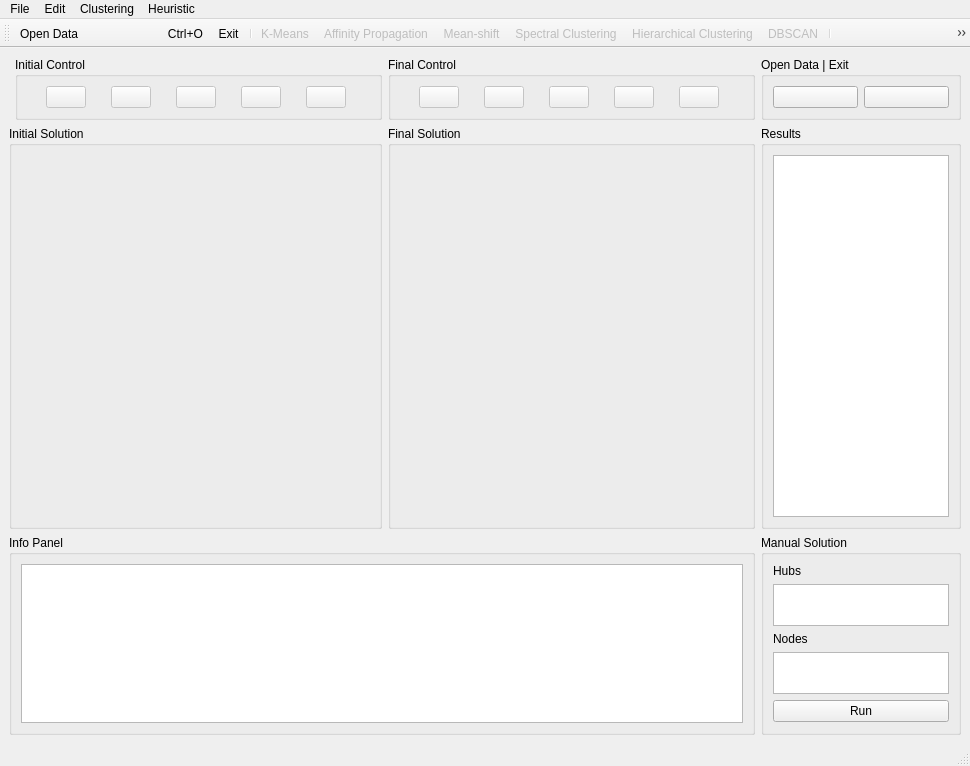
<?xml version="1.0" encoding="UTF-8"?>
<ui version="4.0">
 <class>MainWindow</class>
 <widget class="QMainWindow" name="MainWindow">
  <property name="geometry">
   <rect>
    <x>0</x>
    <y>0</y>
    <width>970</width>
    <height>766</height>
   </rect>
  </property>
  <property name="windowTitle">
   <string>MainWindow</string>
  </property>
  <property name="iconSize">
   <size>
    <width>40</width>
    <height>40</height>
   </size>
  </property>
  <widget class="QWidget" name="centralwidget">
   <layout class="QGridLayout" name="gridLayout_4">
    <item row="2" column="0" colspan="3">
     <widget class="QGroupBox" name="groupBoxInfoPanel">
      <property name="sizePolicy">
       <sizepolicy hsizetype="Expanding" vsizetype="Expanding">
        <horstretch>0</horstretch>
        <verstretch>0</verstretch>
       </sizepolicy>
      </property>
      <property name="maximumSize">
       <size>
        <width>16777215</width>
        <height>200</height>
       </size>
      </property>
      <property name="title">
       <string>Info Panel</string>
      </property>
      <layout class="QGridLayout" name="gridLayout_7">
       <item row="0" column="0">
        <widget class="QTextEdit" name="txtInfoPanel">
         <property name="sizePolicy">
          <sizepolicy hsizetype="Expanding" vsizetype="Expanding">
           <horstretch>0</horstretch>
           <verstretch>0</verstretch>
          </sizepolicy>
         </property>
        </widget>
       </item>
      </layout>
     </widget>
    </item>
    <item row="0" column="2">
     <widget class="QGroupBox" name="groupBoxFinalControl">
      <property name="sizePolicy">
       <sizepolicy hsizetype="Expanding" vsizetype="Fixed">
        <horstretch>0</horstretch>
        <verstretch>0</verstretch>
       </sizepolicy>
      </property>
      <property name="maximumSize">
       <size>
        <width>16777215</width>
        <height>16777215</height>
       </size>
      </property>
      <property name="title">
       <string>Final Control</string>
      </property>
      <layout class="QGridLayout" name="gridLayout">
       <item row="0" column="0">
        <widget class="QPushButton" name="btnSaveFinal">
         <property name="enabled">
          <bool>false</bool>
         </property>
         <property name="sizePolicy">
          <sizepolicy hsizetype="Fixed" vsizetype="Fixed">
           <horstretch>0</horstretch>
           <verstretch>0</verstretch>
          </sizepolicy>
         </property>
         <property name="toolTip">
          <string>Save final solution</string>
         </property>
         <property name="statusTip">
          <string>Save current final solution to .txt</string>
         </property>
         <property name="text">
          <string/>
         </property>
         <property name="icon">
          <iconset>
           <normaloff>assets/SaveFinalSolution.png</normaloff>assets/SaveFinalSolution.png</iconset>
         </property>
         <property name="iconSize">
          <size>
           <width>40</width>
           <height>40</height>
          </size>
         </property>
        </widget>
       </item>
       <item row="0" column="1">
        <widget class="QPushButton" name="btnExportFinal">
         <property name="enabled">
          <bool>false</bool>
         </property>
         <property name="sizePolicy">
          <sizepolicy hsizetype="Fixed" vsizetype="Fixed">
           <horstretch>0</horstretch>
           <verstretch>0</verstretch>
          </sizepolicy>
         </property>
         <property name="toolTip">
          <string>Export final solution as JPG</string>
         </property>
         <property name="statusTip">
          <string>Save current final solution as image</string>
         </property>
         <property name="text">
          <string/>
         </property>
         <property name="icon">
          <iconset>
           <normaloff>assets/ExportFinalSolution.png</normaloff>assets/ExportFinalSolution.png</iconset>
         </property>
         <property name="iconSize">
          <size>
           <width>35</width>
           <height>40</height>
          </size>
         </property>
        </widget>
       </item>
       <item row="0" column="2">
        <widget class="QPushButton" name="btnClearFinal">
         <property name="enabled">
          <bool>false</bool>
         </property>
         <property name="sizePolicy">
          <sizepolicy hsizetype="Fixed" vsizetype="Fixed">
           <horstretch>0</horstretch>
           <verstretch>0</verstretch>
          </sizepolicy>
         </property>
         <property name="toolTip">
          <string>Clear final solution</string>
         </property>
         <property name="statusTip">
          <string>Clear data from final solution panel</string>
         </property>
         <property name="text">
          <string/>
         </property>
         <property name="icon">
          <iconset>
           <normaloff>assets/ClearFinal.png</normaloff>assets/ClearFinal.png</iconset>
         </property>
         <property name="iconSize">
          <size>
           <width>40</width>
           <height>40</height>
          </size>
         </property>
        </widget>
       </item>
       <item row="0" column="3">
        <widget class="QPushButton" name="btnUndoFinal">
         <property name="enabled">
          <bool>false</bool>
         </property>
         <property name="sizePolicy">
          <sizepolicy hsizetype="Fixed" vsizetype="Fixed">
           <horstretch>0</horstretch>
           <verstretch>0</verstretch>
          </sizepolicy>
         </property>
         <property name="toolTip">
          <string>Undo last final operation</string>
         </property>
         <property name="statusTip">
          <string>Undo change on final solution</string>
         </property>
         <property name="text">
          <string/>
         </property>
         <property name="icon">
          <iconset>
           <normaloff>assets/UndoFinal.png</normaloff>assets/UndoFinal.png</iconset>
         </property>
         <property name="iconSize">
          <size>
           <width>40</width>
           <height>40</height>
          </size>
         </property>
        </widget>
       </item>
       <item row="0" column="4">
        <widget class="QPushButton" name="btnRedoFinal">
         <property name="enabled">
          <bool>false</bool>
         </property>
         <property name="sizePolicy">
          <sizepolicy hsizetype="Fixed" vsizetype="Fixed">
           <horstretch>0</horstretch>
           <verstretch>0</verstretch>
          </sizepolicy>
         </property>
         <property name="toolTip">
          <string>Redo last undone final operation</string>
         </property>
         <property name="statusTip">
          <string>Redo change on final solution</string>
         </property>
         <property name="text">
          <string/>
         </property>
         <property name="icon">
          <iconset>
           <normaloff>assets/RedoFinal.png</normaloff>assets/RedoFinal.png</iconset>
         </property>
         <property name="iconSize">
          <size>
           <width>40</width>
           <height>40</height>
          </size>
         </property>
        </widget>
       </item>
      </layout>
     </widget>
    </item>
    <item row="1" column="0" colspan="2">
     <widget class="QGroupBox" name="groupBoxPlotInit">
      <property name="sizePolicy">
       <sizepolicy hsizetype="Expanding" vsizetype="Expanding">
        <horstretch>0</horstretch>
        <verstretch>0</verstretch>
       </sizepolicy>
      </property>
      <property name="title">
       <string>Initial Solution</string>
      </property>
      <layout class="QGridLayout" name="gridLayout_5">
       <item row="0" column="0">
        <widget class="QLabel" name="plotInitial">
         <property name="sizePolicy">
          <sizepolicy hsizetype="Expanding" vsizetype="Expanding">
           <horstretch>0</horstretch>
           <verstretch>0</verstretch>
          </sizepolicy>
         </property>
         <property name="minimumSize">
          <size>
           <width>300</width>
           <height>300</height>
          </size>
         </property>
         <property name="text">
          <string/>
         </property>
        </widget>
       </item>
      </layout>
     </widget>
    </item>
    <item row="0" column="1">
     <widget class="QGroupBox" name="groupBoxInitialControl">
      <property name="sizePolicy">
       <sizepolicy hsizetype="Expanding" vsizetype="Fixed">
        <horstretch>0</horstretch>
        <verstretch>0</verstretch>
       </sizepolicy>
      </property>
      <property name="maximumSize">
       <size>
        <width>16777215</width>
        <height>16777215</height>
       </size>
      </property>
      <property name="title">
       <string>Initial Control</string>
      </property>
      <layout class="QGridLayout" name="gridLayout_2">
       <item row="0" column="2">
        <widget class="QPushButton" name="btnClearInitial">
         <property name="enabled">
          <bool>false</bool>
         </property>
         <property name="sizePolicy">
          <sizepolicy hsizetype="Fixed" vsizetype="Fixed">
           <horstretch>0</horstretch>
           <verstretch>0</verstretch>
          </sizepolicy>
         </property>
         <property name="toolTip">
          <string>Clear initial solution</string>
         </property>
         <property name="statusTip">
          <string>Clear data from initial solution panel</string>
         </property>
         <property name="text">
          <string/>
         </property>
         <property name="icon">
          <iconset>
           <normaloff>assets/ClearInit.png</normaloff>assets/ClearInit.png</iconset>
         </property>
         <property name="iconSize">
          <size>
           <width>40</width>
           <height>40</height>
          </size>
         </property>
        </widget>
       </item>
       <item row="0" column="3">
        <widget class="QPushButton" name="btnUndoInitial">
         <property name="enabled">
          <bool>false</bool>
         </property>
         <property name="sizePolicy">
          <sizepolicy hsizetype="Fixed" vsizetype="Fixed">
           <horstretch>0</horstretch>
           <verstretch>0</verstretch>
          </sizepolicy>
         </property>
         <property name="toolTip">
          <string>Undo last operation</string>
         </property>
         <property name="statusTip">
          <string>Undo change on initial solution</string>
         </property>
         <property name="text">
          <string/>
         </property>
         <property name="icon">
          <iconset>
           <normaloff>assets/UndoInit.png</normaloff>assets/UndoInit.png</iconset>
         </property>
         <property name="iconSize">
          <size>
           <width>40</width>
           <height>40</height>
          </size>
         </property>
        </widget>
       </item>
       <item row="0" column="4">
        <widget class="QPushButton" name="btnRedoInitial">
         <property name="enabled">
          <bool>false</bool>
         </property>
         <property name="sizePolicy">
          <sizepolicy hsizetype="Fixed" vsizetype="Fixed">
           <horstretch>0</horstretch>
           <verstretch>0</verstretch>
          </sizepolicy>
         </property>
         <property name="toolTip">
          <string>Redo last undone operation</string>
         </property>
         <property name="statusTip">
          <string>Redo change on initial solution</string>
         </property>
         <property name="text">
          <string/>
         </property>
         <property name="icon">
          <iconset>
           <normaloff>assets/RedoInit.png</normaloff>assets/RedoInit.png</iconset>
         </property>
         <property name="iconSize">
          <size>
           <width>40</width>
           <height>40</height>
          </size>
         </property>
        </widget>
       </item>
       <item row="0" column="1">
        <widget class="QPushButton" name="btnExportInitial">
         <property name="enabled">
          <bool>false</bool>
         </property>
         <property name="sizePolicy">
          <sizepolicy hsizetype="Fixed" vsizetype="Fixed">
           <horstretch>0</horstretch>
           <verstretch>0</verstretch>
          </sizepolicy>
         </property>
         <property name="toolTip">
          <string>Export initial solution as JPG</string>
         </property>
         <property name="statusTip">
          <string>Save current initial solution as image</string>
         </property>
         <property name="text">
          <string/>
         </property>
         <property name="icon">
          <iconset>
           <normaloff>assets/ExportInitialSolution.png</normaloff>assets/ExportInitialSolution.png</iconset>
         </property>
         <property name="iconSize">
          <size>
           <width>35</width>
           <height>40</height>
          </size>
         </property>
        </widget>
       </item>
       <item row="0" column="0">
        <widget class="QPushButton" name="btnSaveInitial">
         <property name="enabled">
          <bool>false</bool>
         </property>
         <property name="sizePolicy">
          <sizepolicy hsizetype="Fixed" vsizetype="Fixed">
           <horstretch>0</horstretch>
           <verstretch>0</verstretch>
          </sizepolicy>
         </property>
         <property name="toolTip">
          <string>Save initial solution</string>
         </property>
         <property name="statusTip">
          <string>Save current initial solution to .txt</string>
         </property>
         <property name="text">
          <string/>
         </property>
         <property name="icon">
          <iconset>
           <normaloff>assets/SaveInitialSolution.png</normaloff>assets/SaveInitialSolution.png</iconset>
         </property>
         <property name="iconSize">
          <size>
           <width>40</width>
           <height>40</height>
          </size>
         </property>
        </widget>
       </item>
      </layout>
     </widget>
    </item>
    <item row="1" column="2">
     <widget class="QGroupBox" name="groupBoxPlotFinal">
      <property name="sizePolicy">
       <sizepolicy hsizetype="Expanding" vsizetype="Expanding">
        <horstretch>0</horstretch>
        <verstretch>0</verstretch>
       </sizepolicy>
      </property>
      <property name="title">
       <string>Final Solution</string>
      </property>
      <layout class="QGridLayout" name="gridLayout_6">
       <item row="0" column="0">
        <widget class="QLabel" name="plotFinal">
         <property name="sizePolicy">
          <sizepolicy hsizetype="Expanding" vsizetype="Expanding">
           <horstretch>0</horstretch>
           <verstretch>0</verstretch>
          </sizepolicy>
         </property>
         <property name="text">
          <string/>
         </property>
        </widget>
       </item>
      </layout>
     </widget>
    </item>
    <item row="2" column="3">
     <widget class="QGroupBox" name="groupBoxManualSolution">
      <property name="sizePolicy">
       <sizepolicy hsizetype="Expanding" vsizetype="Expanding">
        <horstretch>0</horstretch>
        <verstretch>0</verstretch>
       </sizepolicy>
      </property>
      <property name="maximumSize">
       <size>
        <width>200</width>
        <height>200</height>
       </size>
      </property>
      <property name="title">
       <string>Manual Solution</string>
      </property>
      <layout class="QGridLayout" name="gridLayout_8">
       <item row="0" column="0">
        <widget class="QLabel" name="labelHubs">
         <property name="text">
          <string>Hubs</string>
         </property>
        </widget>
       </item>
       <item row="1" column="0">
        <widget class="QTextEdit" name="leHubs">
         <property name="maximumSize">
          <size>
           <width>16777215</width>
           <height>50</height>
          </size>
         </property>
        </widget>
       </item>
       <item row="2" column="0">
        <widget class="QLabel" name="labelNodes">
         <property name="text">
          <string>Nodes</string>
         </property>
        </widget>
       </item>
       <item row="3" column="0">
        <widget class="QTextEdit" name="leNodes"/>
       </item>
       <item row="4" column="0">
        <widget class="QPushButton" name="btnRunManual">
         <property name="text">
          <string>Run</string>
         </property>
        </widget>
       </item>
      </layout>
     </widget>
    </item>
    <item row="1" column="3">
     <widget class="QGroupBox" name="groupBoxResults">
      <property name="sizePolicy">
       <sizepolicy hsizetype="Expanding" vsizetype="Expanding">
        <horstretch>0</horstretch>
        <verstretch>0</verstretch>
       </sizepolicy>
      </property>
      <property name="maximumSize">
       <size>
        <width>200</width>
        <height>16777215</height>
       </size>
      </property>
      <property name="title">
       <string>Results</string>
      </property>
      <layout class="QGridLayout" name="gridLayout_3">
       <item row="0" column="0">
        <widget class="QTextEdit" name="txtResults"/>
       </item>
      </layout>
     </widget>
    </item>
    <item row="0" column="3">
     <widget class="QGroupBox" name="groupBoxOpenDataExit">
      <property name="title">
       <string>Open Data | Exit</string>
      </property>
      <layout class="QGridLayout" name="gridLayout_9">
       <item row="0" column="0">
        <widget class="QPushButton" name="btnOpenData">
         <property name="toolTip">
          <string>Open Data</string>
         </property>
         <property name="statusTip">
          <string>Open Data</string>
         </property>
         <property name="text">
          <string/>
         </property>
         <property name="icon">
          <iconset>
           <normaloff>assets/open.png</normaloff>assets/open.png</iconset>
         </property>
         <property name="iconSize">
          <size>
           <width>40</width>
           <height>40</height>
          </size>
         </property>
        </widget>
       </item>
       <item row="0" column="1">
        <widget class="QPushButton" name="btnExit">
         <property name="toolTip">
          <string>Exit</string>
         </property>
         <property name="statusTip">
          <string>Exit the application</string>
         </property>
         <property name="text">
          <string/>
         </property>
         <property name="icon">
          <iconset>
           <normaloff>assets/Exit.png</normaloff>assets/Exit.png</iconset>
         </property>
         <property name="iconSize">
          <size>
           <width>40</width>
           <height>40</height>
          </size>
         </property>
        </widget>
       </item>
      </layout>
     </widget>
    </item>
   </layout>
  </widget>
  <widget class="QMenuBar" name="menubar">
   <property name="geometry">
    <rect>
     <x>0</x>
     <y>0</y>
     <width>970</width>
     <height>26</height>
    </rect>
   </property>
   <widget class="QMenu" name="menuFile">
    <property name="title">
     <string>File</string>
    </property>
    <widget class="QMenu" name="menuExport_As">
     <property name="title">
      <string>Export As</string>
     </property>
     <property name="icon">
      <iconset>
       <normaloff>assets/export as.png</normaloff>assets/export as.png</iconset>
     </property>
     <addaction name="actionExportInitial"/>
     <addaction name="actionExportFinal"/>
    </widget>
    <addaction name="actionOpenData"/>
    <addaction name="separator"/>
    <addaction name="actionSaveInitial"/>
    <addaction name="actionSaveFinal"/>
    <addaction name="separator"/>
    <addaction name="menuExport_As"/>
    <addaction name="separator"/>
    <addaction name="actionExit"/>
   </widget>
   <widget class="QMenu" name="menuEdit">
    <property name="title">
     <string>Edit</string>
    </property>
    <widget class="QMenu" name="menuClear">
     <property name="title">
      <string>Clear</string>
     </property>
     <property name="icon">
      <iconset>
       <normaloff>assets/Clear.png</normaloff>assets/Clear.png</iconset>
     </property>
     <addaction name="actionClearInitial"/>
     <addaction name="actionClearFinal"/>
    </widget>
    <widget class="QMenu" name="menuUndo">
     <property name="title">
      <string>Undo</string>
     </property>
     <property name="icon">
      <iconset>
       <normaloff>assets/Undo.png</normaloff>assets/Undo.png</iconset>
     </property>
     <addaction name="actionUndoInitial"/>
     <addaction name="actionUndoFinal"/>
    </widget>
    <widget class="QMenu" name="menuRedo">
     <property name="title">
      <string>Redo</string>
     </property>
     <property name="icon">
      <iconset>
       <normaloff>assets/Redo.png</normaloff>assets/Redo.png</iconset>
     </property>
     <addaction name="actionRedoInitial"/>
     <addaction name="actionRedoFinal"/>
    </widget>
    <addaction name="menuClear"/>
    <addaction name="separator"/>
    <addaction name="menuUndo"/>
    <addaction name="menuRedo"/>
   </widget>
   <widget class="QMenu" name="menuClustering">
    <property name="title">
     <string>Clustering</string>
    </property>
    <addaction name="actionKMeans"/>
    <addaction name="actionAffinity"/>
    <addaction name="actionMeanShift"/>
    <addaction name="actionSpectral"/>
    <addaction name="actionHierarchical"/>
    <addaction name="actionDBSCAN"/>
   </widget>
   <widget class="QMenu" name="menuHeuristic">
    <property name="title">
     <string>Heuristic</string>
    </property>
    <addaction name="actionHillClimbing"/>
    <addaction name="actionSimulatedAnnealing"/>
   </widget>
   <addaction name="menuFile"/>
   <addaction name="menuEdit"/>
   <addaction name="menuClustering"/>
   <addaction name="menuHeuristic"/>
  </widget>
  <widget class="QStatusBar" name="statusbar"/>
  <widget class="QToolBar" name="toolBar">
   <property name="windowTitle">
    <string>toolBar</string>
   </property>
   <attribute name="toolBarArea">
    <enum>TopToolBarArea</enum>
   </attribute>
   <attribute name="toolBarBreak">
    <bool>false</bool>
   </attribute>
   <addaction name="actionOpenData"/>
   <addaction name="actionExit"/>
   <addaction name="separator"/>
   <addaction name="actionKMeans"/>
   <addaction name="actionAffinity"/>
   <addaction name="actionMeanShift"/>
   <addaction name="actionSpectral"/>
   <addaction name="actionHierarchical"/>
   <addaction name="actionDBSCAN"/>
   <addaction name="separator"/>
   <addaction name="actionHillClimbing"/>
   <addaction name="actionSimulatedAnnealing"/>
  </widget>
  <action name="actionKMeans">
   <property name="enabled">
    <bool>false</bool>
   </property>
   <property name="icon">
    <iconset>
     <normaloff>assets/K-Means.png</normaloff>assets/K-Means.png</iconset>
   </property>
   <property name="text">
    <string>K-Means</string>
   </property>
   <property name="toolTip">
    <string>Apply K-Means clustering</string>
   </property>
   <property name="statusTip">
    <string>Run K-Means and show initial solution</string>
   </property>
   <property name="shortcut">
    <string>Ctrl+1</string>
   </property>
  </action>
  <action name="actionSaveInitial">
   <property name="enabled">
    <bool>false</bool>
   </property>
   <property name="icon">
    <iconset>
     <normaloff>assets/SaveInıtialSolution.png</normaloff>assets/SaveInıtialSolution.png</iconset>
   </property>
   <property name="text">
    <string>Save Initial Solution            Ctrl+S</string>
   </property>
   <property name="toolTip">
    <string>Save the initial clustering result</string>
   </property>
   <property name="statusTip">
    <string>Save initial solution to .txt file</string>
   </property>
   <property name="shortcut">
    <string>Ctrl+S</string>
   </property>
  </action>
  <action name="actionSaveFinal">
   <property name="enabled">
    <bool>false</bool>
   </property>
   <property name="icon">
    <iconset>
     <normaloff>assets/SaveFinalSolution.png</normaloff>assets/SaveFinalSolution.png</iconset>
   </property>
   <property name="text">
    <string>Save Final Solution             Ctrl+Shift+S</string>
   </property>
   <property name="toolTip">
    <string>Save the final result</string>
   </property>
   <property name="statusTip">
    <string>Save final solution to .txt</string>
   </property>
   <property name="shortcut">
    <string>Ctrl+Shift+S</string>
   </property>
  </action>
  <action name="actionExportInitial">
   <property name="enabled">
    <bool>false</bool>
   </property>
   <property name="icon">
    <iconset>
     <normaloff>assets/ExportInitialSolution.png</normaloff>assets/ExportInitialSolution.png</iconset>
   </property>
   <property name="text">
    <string>Initial Solution         Ctrl+E</string>
   </property>
   <property name="toolTip">
    <string>Export initial as image</string>
   </property>
   <property name="statusTip">
    <string>Export initial solution to .jpg</string>
   </property>
   <property name="shortcut">
    <string>Ctrl+E</string>
   </property>
  </action>
  <action name="actionExportFinal">
   <property name="enabled">
    <bool>false</bool>
   </property>
   <property name="icon">
    <iconset>
     <normaloff>assets/icons8-export-48.png</normaloff>assets/icons8-export-48.png</iconset>
   </property>
   <property name="text">
    <string>Final Solution          Ctrl+Shift+E</string>
   </property>
   <property name="toolTip">
    <string>Export final as image</string>
   </property>
   <property name="statusTip">
    <string>Export final solution to .jpg</string>
   </property>
   <property name="shortcut">
    <string>Ctrl+Shift+E</string>
   </property>
  </action>
  <action name="actionExit">
   <property name="icon">
    <iconset>
     <normaloff>assets/Exit.png</normaloff>assets/Exit.png</iconset>
   </property>
   <property name="text">
    <string>Exit</string>
   </property>
   <property name="toolTip">
    <string>Exit the application</string>
   </property>
   <property name="statusTip">
    <string>Close the program</string>
   </property>
   <property name="shortcut">
    <string>Ctrl+Q</string>
   </property>
  </action>
  <action name="actionOpenData">
   <property name="icon">
    <iconset>
     <normaloff>assets/open.png</normaloff>assets/open.png</iconset>
   </property>
   <property name="text">
    <string>Open Data                           Ctrl+O</string>
   </property>
   <property name="statusTip">
    <string>Open a .txt data file for clustering</string>
   </property>
   <property name="shortcut">
    <string>Ctrl+O</string>
   </property>
  </action>
  <action name="actionClearInitial">
   <property name="enabled">
    <bool>false</bool>
   </property>
   <property name="icon">
    <iconset>
     <normaloff>assets/ClearInit.png</normaloff>assets/ClearInit.png</iconset>
   </property>
   <property name="text">
    <string>Clear Initial Solution          Ctrl+L</string>
   </property>
   <property name="toolTip">
    <string>Clear the initial solution</string>
   </property>
   <property name="statusTip">
    <string>Remove initial solution from screen</string>
   </property>
   <property name="shortcut">
    <string>Ctrl+L</string>
   </property>
  </action>
  <action name="actionClearFinal">
   <property name="enabled">
    <bool>false</bool>
   </property>
   <property name="icon">
    <iconset>
     <normaloff>assets/ClearFinal.png</normaloff>assets/ClearFinal.png</iconset>
   </property>
   <property name="text">
    <string>Clear Final Solution           Ctrl+Shift+L</string>
   </property>
   <property name="toolTip">
    <string>Clear the final solution</string>
   </property>
   <property name="statusTip">
    <string>Remove final solution from screen</string>
   </property>
   <property name="shortcut">
    <string>Ctrl+Shift+L</string>
   </property>
  </action>
  <action name="actionUndoInitial">
   <property name="enabled">
    <bool>false</bool>
   </property>
   <property name="icon">
    <iconset>
     <normaloff>assets/UndoInit.png</normaloff>assets/UndoInit.png</iconset>
   </property>
   <property name="text">
    <string>Undo Initial Solution          Ctrl+Z</string>
   </property>
   <property name="toolTip">
    <string>Undo last change in initial solution</string>
   </property>
   <property name="statusTip">
    <string>Revert the last operation on initial solution</string>
   </property>
   <property name="shortcut">
    <string>Ctrl+Z</string>
   </property>
  </action>
  <action name="actionUndoFinal">
   <property name="enabled">
    <bool>false</bool>
   </property>
   <property name="icon">
    <iconset>
     <normaloff>assets/UndoFinal.png</normaloff>assets/UndoFinal.png</iconset>
   </property>
   <property name="text">
    <string>Undo Final Solution           Ctrl+Shift+Z</string>
   </property>
   <property name="toolTip">
    <string>Undo last change in final solution</string>
   </property>
   <property name="statusTip">
    <string>Revert the last operation on final solution</string>
   </property>
   <property name="shortcut">
    <string>Ctrl+Shift+Z</string>
   </property>
  </action>
  <action name="actionRedoInitial">
   <property name="enabled">
    <bool>false</bool>
   </property>
   <property name="icon">
    <iconset>
     <normaloff>assets/RedoInit.png</normaloff>assets/RedoInit.png</iconset>
   </property>
   <property name="text">
    <string>Redo Initial Solution          Ctrl+Y</string>
   </property>
   <property name="toolTip">
    <string>Redo change in initial solution</string>
   </property>
   <property name="statusTip">
    <string>Redo the undone operation on initial solution</string>
   </property>
   <property name="shortcut">
    <string>Ctrl+Y</string>
   </property>
  </action>
  <action name="actionRedoFinal">
   <property name="enabled">
    <bool>false</bool>
   </property>
   <property name="icon">
    <iconset>
     <normaloff>assets/RedoFinal.png</normaloff>assets/RedoFinal.png</iconset>
   </property>
   <property name="text">
    <string>Redo Final Solution           Ctrl+Shift+Y</string>
   </property>
   <property name="toolTip">
    <string>Redo change in final solution</string>
   </property>
   <property name="statusTip">
    <string>Redo the undone operation on final solution</string>
   </property>
   <property name="shortcut">
    <string>Ctrl+Shift+Y</string>
   </property>
  </action>
  <action name="actionAffinity">
   <property name="enabled">
    <bool>false</bool>
   </property>
   <property name="icon">
    <iconset>
     <normaloff>assets/Aff.-Prop..png</normaloff>assets/Aff.-Prop..png</iconset>
   </property>
   <property name="text">
    <string>Affinity Propagation</string>
   </property>
   <property name="toolTip">
    <string>Apply Affinity Propagation clustering</string>
   </property>
   <property name="statusTip">
    <string>Run Affinity Propagation and show result</string>
   </property>
   <property name="shortcut">
    <string>Ctrl+2</string>
   </property>
  </action>
  <action name="actionMeanShift">
   <property name="enabled">
    <bool>false</bool>
   </property>
   <property name="icon">
    <iconset>
     <normaloff>assets/Mean Shift.png</normaloff>assets/Mean Shift.png</iconset>
   </property>
   <property name="text">
    <string>Mean-shift</string>
   </property>
   <property name="toolTip">
    <string>Apply Mean-shift clustering</string>
   </property>
   <property name="statusTip">
    <string>Run Mean-shift and show result</string>
   </property>
   <property name="shortcut">
    <string>Ctrl+3</string>
   </property>
  </action>
  <action name="actionSpectral">
   <property name="enabled">
    <bool>false</bool>
   </property>
   <property name="icon">
    <iconset>
     <normaloff>assets/Speq. Clust..png</normaloff>assets/Speq. Clust..png</iconset>
   </property>
   <property name="text">
    <string>Spectral Clustering</string>
   </property>
   <property name="toolTip">
    <string>Apply Spectral clustering</string>
   </property>
   <property name="statusTip">
    <string>Run Spectral Clustering and show result</string>
   </property>
   <property name="shortcut">
    <string>Ctrl+4</string>
   </property>
  </action>
  <action name="actionHierarchical">
   <property name="enabled">
    <bool>false</bool>
   </property>
   <property name="icon">
    <iconset>
     <normaloff>assets/Hier. Clust..png</normaloff>assets/Hier. Clust..png</iconset>
   </property>
   <property name="text">
    <string>Hierarchical Clustering</string>
   </property>
   <property name="toolTip">
    <string>Apply Hierarchical Clustering</string>
   </property>
   <property name="statusTip">
    <string>Run Hierarchical Clustering and show result</string>
   </property>
   <property name="shortcut">
    <string>Ctrl+5</string>
   </property>
  </action>
  <action name="actionDBSCAN">
   <property name="enabled">
    <bool>false</bool>
   </property>
   <property name="icon">
    <iconset>
     <normaloff>assets/DBSCAN.png</normaloff>assets/DBSCAN.png</iconset>
   </property>
   <property name="text">
    <string>DBSCAN</string>
   </property>
   <property name="toolTip">
    <string>Apply DBSCAN clustering</string>
   </property>
   <property name="statusTip">
    <string>Run DBSCAN and show result</string>
   </property>
   <property name="shortcut">
    <string>Ctrl+6</string>
   </property>
  </action>
  <action name="actionSimulatedAnnealing">
   <property name="enabled">
    <bool>false</bool>
   </property>
   <property name="icon">
    <iconset>
     <normaloff>assets/Simul. Anneal..png</normaloff>assets/Simul. Anneal..png</iconset>
   </property>
   <property name="text">
    <string>Simulated Annealing               Ctrl+B</string>
   </property>
   <property name="toolTip">
    <string>Run simulated annealing heuristic</string>
   </property>
   <property name="statusTip">
    <string>Apply simulated annealing to improve the result</string>
   </property>
   <property name="shortcut">
    <string>Ctrl+B</string>
   </property>
  </action>
  <action name="actionHillClimbing">
   <property name="enabled">
    <bool>false</bool>
   </property>
   <property name="icon">
    <iconset>
     <normaloff>assets/Hill Climb..png</normaloff>assets/Hill Climb..png</iconset>
   </property>
   <property name="text">
    <string>Hill Climbing                            Shift+S</string>
   </property>
   <property name="toolTip">
    <string>Run hill climbing heuristic</string>
   </property>
   <property name="statusTip">
    <string>Apply hill climbing to improve the solution</string>
   </property>
   <property name="shortcut">
    <string>Shift+S</string>
   </property>
  </action>
 </widget>
 <resources/>
 <connections/>
</ui>
